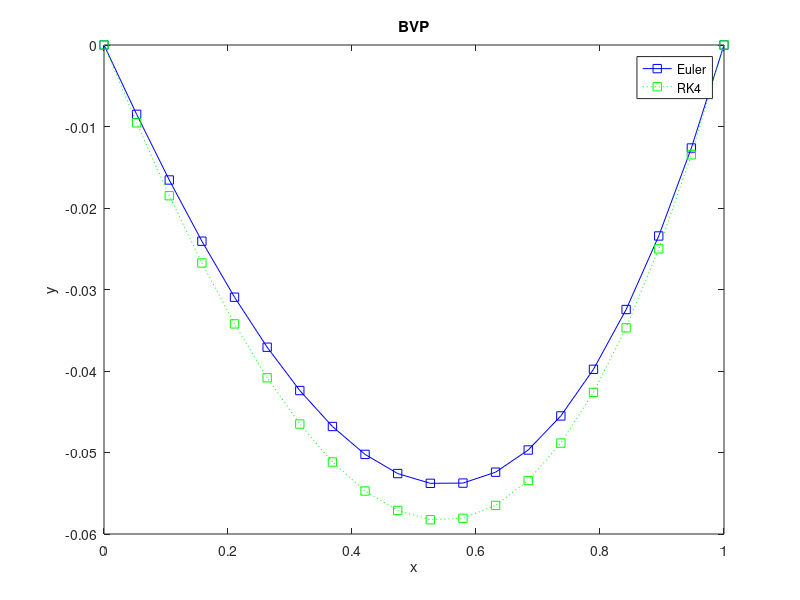

Recreate this plot in MATLAB.
clc; clear;

f = @(y, yp, x) -yp + y + x;
g = @(y, yp) -yp + y;
N = 20;
x = linspace(0, 1, N);
h = x(2) - x(1);

# =========================
# linear shooting
# =========================

# 1. Euler

y1 = zeros(N, 1); y2 = zeros(N, 1);
yp1 = zeros(N, 1); yp2 = zeros(N, 1);
y1(1) = 0; yp1(1) = 0;
y2(1) = 0; yp2(1) = 1;
b = 0;

for i = 1:(N - 1)
    yp1(i + 1) = yp1(i) + f(y1(i), yp1(i), x(i)) * h;
    y1(i + 1) = y1(i) + yp1(i) * h;
endfor

for i = 1:N - 1
    yp2(i + 1) = yp2(i) + g(y2(i), yp2(i)) * h;
    y2(i + 1) = y2(i) + yp2(i) * h;
endfor

a = (b - y1(N)) / y2(N);
y = y1 + a * y2;

plot(x, y, 'bs-'); hold on;

# 2. RK4

y1 = zeros(N, 1); y2 = zeros(N, 1);
yp1 = zeros(N, 1); yp2 = zeros(N, 1);
y1(1) = 0; yp1(1) = 0;
y2(1) = 0; yp2(1) = 1;
b = 0;

for i = 1:(N - 1)
    yp1_k1 = f(y1(i), yp1(i), x(i));
    y1_k1 = yp1(i);

    yp1_k2 = f(y1(i) + y1_k1 * (h / 2), yp1(i) + yp1_k1 * (h / 2), x(i) + (h / 2));
    y1_k2 = yp1(i) + yp1_k1 * (h / 2);

    yp1_k3 = f(y1(i) + y1_k2 * (h / 2), yp1(i) + yp1_k2 * (h / 2), x(i) + (h / 2));
    y1_k3 = yp1(i) + yp1_k2 * (h / 2);

    yp1_k4 = f(y1(i) + y1_k3 * h, yp1(i) + yp1_k3 * h, x(i) + h);
    y1_k4 = yp1(i) + yp1_k3 * h;

    yp1(i + 1) = yp1(i) + ((yp1_k1 + (2 * yp1_k2) + (2 * yp1_k3) +yp1_k4) / 6) * h;
    y1(i + 1) = y1(i) + ((y1_k1 + (2 * y1_k2) + (2 * y1_k3) + y1_k4) / 6) * h;
endfor

for i = 1:(N - 1)
    yp2_k1 = g(y2(i), yp2(i));
    y2_k1 = yp2(i);

    yp2_k2 = g(y2(i) + y2_k1 * (h / 2), yp2(i) + yp2_k1 * (h / 2));
    y2_k2 = yp2(i) + yp2_k1 * (h / 2);

    yp2_k3 = g(y2(i) + y2_k2 * (h / 2), yp2(i) + yp2_k2 * (h / 2));
    y2_k3 = yp2(i) + yp2_k2 * (h / 2);

    yp2_k4 = g(y2(i) + y2_k3 * h, yp2(i) + yp2_k3 * h);
    y2_k4 = yp2(i) + yp2_k3 * h;

    yp2(i + 1) = yp2(i) + ((yp2_k1 + (2 * yp2_k2) + (2 * yp2_k3) +yp2_k4) / 6) * h;
    y2(i + 1) = y2(i) + ((y2_k1 + (2 * y2_k2) + (2 * y2_k3) + y2_k4) / 6) * h;
endfor

a = (b - y1(N)) / y2(N);
y = y1 + a * y2;

plot(x, y, 'gs:'); hold on;

legend('Euler', 'RK4');
xlabel('x'); ylabel('y'); title('BVP');
